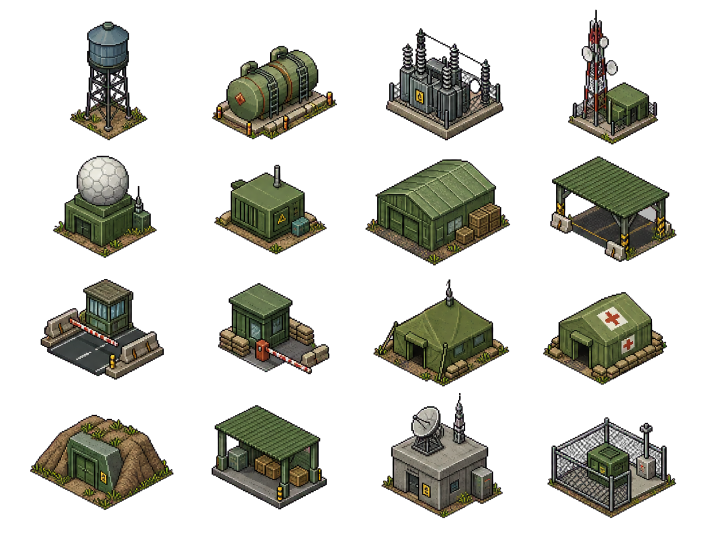
#> input picture 战棋0.5/assets/outdoor_buildings_32/infrastructure_source_transparent.png, 1448 x 1086 px, given in place of fortifications_source_transparent.png, which was not available (shown at 1/2 size)
$ python build_outdoor_sprites_64.py
#> lines starting #> are read from the running program, lines starting #| are printed output that depends on the picture; pictures that were not available may be replaced by others from this repository, and a replacement may not be noted
from pathlib import Path
from PIL import Image


PROJECT = Path(__file__).resolve().parents[1]
SOURCE_ROOT = PROJECT / "assets" / "outdoor_buildings_32"
OUTPUT_ROOT = PROJECT / "assets" / "outdoor_buildings_64"
GROUPS = ("fortifications", "infrastructure")


def fit_sprite(cell: Image.Image) -> Image.Image:
    alpha = cell.getchannel("A")
    bbox = alpha.getbbox()
    result = Image.new("RGBA", (64, 64), (0, 0, 0, 0))
    if bbox is None:
        return result
    subject = cell.crop(bbox)
    scale = min(62 / subject.width, 62 / subject.height)
    size = (
        max(1, round(subject.width * scale)),
        max(1, round(subject.height * scale)),
    )
    subject = subject.resize(size, Image.Resampling.NEAREST)
    x = (64 - subject.width) // 2
    y = 63 - subject.height
    result.alpha_composite(subject, (x, y))
    return result


for group in GROUPS:
    source_path = SOURCE_ROOT / f"{group}_source_transparent.png"
    source = Image.open(source_path).convert("RGBA")
#> source is the input picture: PIL image 1448x1086 RGBA; mean R, G, B, A 24.1, 24.2, 17.8, 71.1
    output_dir = OUTPUT_ROOT / group
    output_dir.mkdir(parents=True, exist_ok=True)
    sheet = Image.new("RGBA", (256, 256), (0, 0, 0, 0))
#> sheet: PIL image 256x256 RGBA; every value is 0
    for row in range(4):
        for col in range(4):
            left = round(col * source.width / 4)
            top = round(row * source.height / 4)
            right = round((col + 1) * source.width / 4)
            bottom = round((row + 1) * source.height / 4)
            sprite = fit_sprite(source.crop((left, top, right, bottom)))
            index = row * 4 + col + 1
            sprite.save(output_dir / f"{group}_{index:02d}.png")
            sheet.alpha_composite(sprite, (col * 64, row * 64))
#> this loop made 4 passes
#> pass 1, in fit_sprite, `alpha = cell.getchannel("A")`:
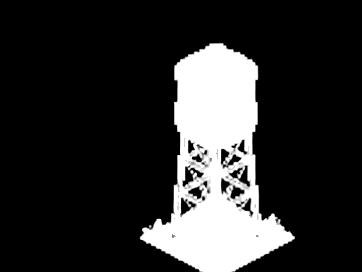
#> alpha: PIL image 362x272 L; min 0, max 255, mean 45.9
#> pass 1, in fit_sprite, `subject = cell.crop(bbox)`:
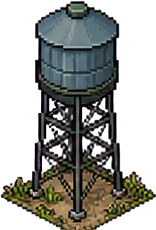
#> subject: PIL image 156x230 RGBA; mean R, G, B, A 34.5, 35.4, 31.1, 125.9; transparent parts drawn white
#> pass 1, in fit_sprite, `subject = subject.resize(size, Image.Resampling.NEAREST)`:
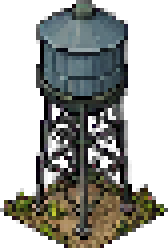
#> subject: PIL image 42x62 RGBA (shown 4 times larger); mean R, G, B, A 35, 35.9, 31.6, 126.1; transparent parts drawn white
#> after the loop:
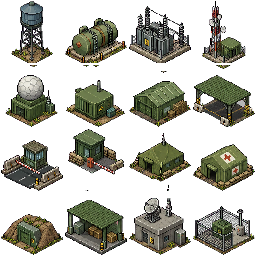
#> sheet: PIL image 256x256 RGBA; mean R, G, B, A 35.2, 35.3, 26.3, 103.4; transparent parts drawn white
#> after the loop:
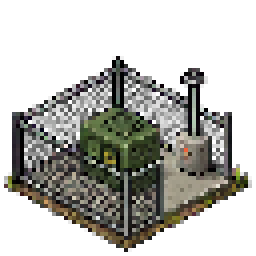
#> sprite: PIL image 64x64 RGBA (shown 4 times larger); mean R, G, B, A 32.3, 32.2, 27.5, 100.2; transparent parts drawn white
    sheet.save(OUTPUT_ROOT / f"{group}_64.png")
